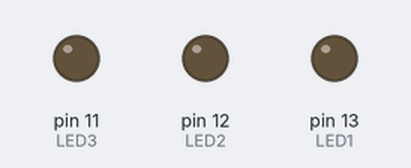
This sketch was run on a simulated Arduino Uno, built with avr-gcc and run on an emulated ATmega328P. Shown: output pins drawn as LEDs (lit = HIGH).

Above: at 0.1 s.
At 0.9 s:
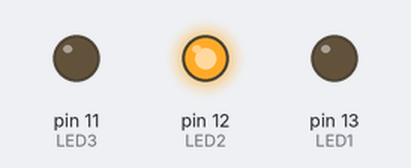
At 1.3 s:
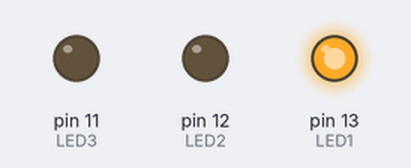
At 1.9 s:
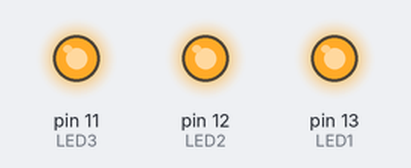
At 3.1 s:
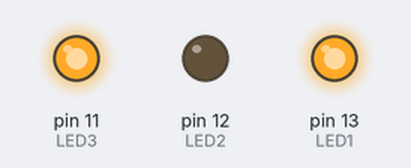
At 4.3 s:
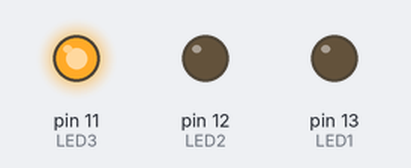
Timing chart, 0 to 4.6 s (numbered marks = the images above):
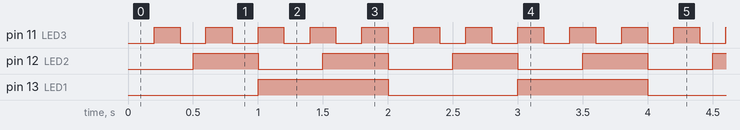

Measured:
- by itself, pin 11 (LED3): alternates HIGH for 0.20 s and LOW for 0.20 s
- by itself, pin 12 (LED2): alternates HIGH for 0.50 s and LOW for 0.50 s
- by itself, pin 13 (LED1): alternates HIGH for 1.0 s and LOW for 1.0 s

The sketch:

Three_Independent_Timers_LED__with_millis.ino
```cpp
#define LED1 13
#define LED2 12
#define LED3 11

unsigned long previousTime1=0;
unsigned long previousTime2=0;
unsigned long previousTime3=0;

void setup(){
  pinMode(LED1,OUTPUT);
  pinMode(LED2,OUTPUT);
  pinMode(LED3,OUTPUT);
}

void loop(){
  unsigned long currentTime=millis();

  if(currentTime-previousTime1>=1000)
  {
    previousTime1=currentTime;
    digitalWrite(LED1,!digitalRead(LED1));
  }
  if(currentTime-previousTime2>=500)
  {
    previousTime2=currentTime;
    digitalWrite(LED2,!digitalRead(LED2));
  }
  if(currentTime-previousTime3>=200)
  {
    previousTime3=currentTime;
    digitalWrite(LED3,!digitalRead(LED3));
  }
}
```
